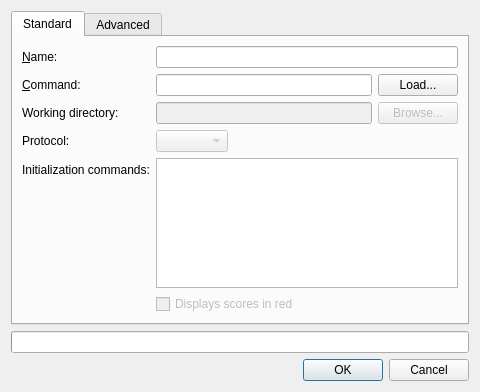
<?xml version="1.0" encoding="UTF-8"?>
<ui version="4.0">
 <class>EngineConfigurationDialog</class>
 <widget class="QDialog" name="EngineConfigurationDialog">
  <property name="geometry">
   <rect>
    <x>0</x>
    <y>0</y>
    <width>480</width>
    <height>392</height>
   </rect>
  </property>
  <property name="windowTitle">
   <string>Engine Configuration</string>
  </property>
  <layout class="QVBoxLayout" name="verticalLayout_3">
   <item>
    <widget class="QTabWidget" name="m_tabs">
     <property name="currentIndex">
      <number>0</number>
     </property>
     <widget class="QWidget" name="tab">
      <attribute name="title">
       <string>Standard</string>
      </attribute>
      <layout class="QFormLayout" name="formLayout">
       <property name="fieldGrowthPolicy">
        <enum>QFormLayout::ExpandingFieldsGrow</enum>
       </property>
       <item row="0" column="0">
        <widget class="QLabel" name="label">
         <property name="text">
          <string>&amp;Name:</string>
         </property>
         <property name="buddy">
          <cstring>m_nameEdit</cstring>
         </property>
        </widget>
       </item>
       <item row="0" column="1">
        <widget class="QLineEdit" name="m_nameEdit"/>
       </item>
       <item row="1" column="0">
        <widget class="QLabel" name="label_2">
         <property name="text">
          <string>&amp;Command:</string>
         </property>
         <property name="buddy">
          <cstring>m_commandEdit</cstring>
         </property>
        </widget>
       </item>
       <item row="1" column="1">
        <layout class="QHBoxLayout" name="horizontalLayout">
         <item>
          <widget class="QLineEdit" name="m_commandEdit"/>
         </item>
         <item>
          <widget class="QPushButton" name="m_browseCmdBtn">
           <property name="toolTip">
            <string>Load the engine file.</string>
           </property>
           <property name="text">
            <string>Load...</string>
           </property>
          </widget>
         </item>
        </layout>
       </item>
       <item row="2" column="0">
        <widget class="QLabel" name="label_4">
         <property name="text">
          <string>Working directory:</string>
         </property>
         <property name="buddy">
          <cstring>m_workingDirEdit</cstring>
         </property>
        </widget>
       </item>
       <item row="2" column="1">
        <layout class="QHBoxLayout" name="horizontalLayout_2">
         <item>
          <widget class="QLineEdit" name="m_workingDirEdit">
           <property name="enabled">
            <bool>false</bool>
           </property>
          </widget>
         </item>
         <item>
          <widget class="QPushButton" name="m_browseWorkingDirBtn">
           <property name="enabled">
            <bool>false</bool>
           </property>
           <property name="toolTip">
            <string>Browse working directory.</string>
           </property>
           <property name="text">
            <string>Browse...</string>
           </property>
          </widget>
         </item>
        </layout>
       </item>
       <item row="3" column="0">
        <widget class="QLabel" name="label_3">
         <property name="text">
          <string>Protocol:</string>
         </property>
         <property name="buddy">
          <cstring>m_protocolCombo</cstring>
         </property>
        </widget>
       </item>
       <item row="3" column="1">
        <widget class="QComboBox" name="m_protocolCombo">
         <property name="enabled">
          <bool>false</bool>
         </property>
        </widget>
       </item>
       <item row="4" column="0">
        <widget class="QLabel" name="label_5">
         <property name="text">
          <string>Initialization commands:</string>
         </property>
         <property name="buddy">
          <cstring>m_initStringEdit</cstring>
         </property>
        </widget>
       </item>
       <item row="4" column="1">
        <widget class="QPlainTextEdit" name="m_initStringEdit">
         <property name="lineWrapMode">
          <enum>QPlainTextEdit::NoWrap</enum>
         </property>
        </widget>
       </item>
       <item row="5" column="1">
        <widget class="QCheckBox" name="m_redPovCheck">
         <property name="enabled">
          <bool>false</bool>
         </property>
         <property name="toolTip">
          <string>This should be enabled for Xboard/Winboard engines that report scores from a red side.</string>
         </property>
         <property name="text">
          <string>Displays scores in red</string>
         </property>
        </widget>
       </item>
      </layout>
     </widget>
     <widget class="QWidget" name="tab_2">
      <attribute name="title">
       <string>Advanced</string>
      </attribute>
      <layout class="QVBoxLayout" name="verticalLayout">
       <item>
        <widget class="QTreeView" name="m_optionsView">
         <property name="alternatingRowColors">
          <bool>true</bool>
         </property>
         <property name="rootIsDecorated">
          <bool>false</bool>
         </property>
        </widget>
       </item>
       <item>
        <layout class="QHBoxLayout" name="horizontalLayout_3">
         <item>
          <spacer name="horizontalSpacer">
           <property name="orientation">
            <enum>Qt::Horizontal</enum>
           </property>
           <property name="sizeHint" stdset="0">
            <size>
             <width>40</width>
             <height>20</height>
            </size>
           </property>
          </spacer>
         </item>
         <item>
          <widget class="QPushButton" name="m_restoreBtn">
           <property name="enabled">
            <bool>false</bool>
           </property>
           <property name="toolTip">
            <string>Restore default values for each option.</string>
           </property>
           <property name="text">
            <string>Load defaults</string>
           </property>
          </widget>
         </item>
         <item>
          <widget class="QPushButton" name="m_detectBtn">
           <property name="toolTip">
            <string>Redetect engine options and support features.</string>
           </property>
           <property name="text">
            <string>Redetect</string>
           </property>
          </widget>
         </item>
        </layout>
       </item>
      </layout>
     </widget>
    </widget>
   </item>
   <item>
    <widget class="QProgressBar" name="m_progressBar">
     <property name="enabled">
      <bool>true</bool>
     </property>
     <property name="maximum">
      <number>1</number>
     </property>
     <property name="value">
      <number>0</number>
     </property>
     <property name="textVisible">
      <bool>false</bool>
     </property>
    </widget>
   </item>
   <item>
    <widget class="QDialogButtonBox" name="m_buttonBox">
     <property name="toolTip">
      <string>Redetect engine options and support.</string>
     </property>
     <property name="orientation">
      <enum>Qt::Horizontal</enum>
     </property>
     <property name="standardButtons">
      <set>QDialogButtonBox::Cancel|QDialogButtonBox::Ok</set>
     </property>
    </widget>
   </item>
  </layout>
 </widget>
 <resources/>
 <connections>
  <connection>
   <sender>m_buttonBox</sender>
   <signal>rejected()</signal>
   <receiver>EngineConfigurationDialog</receiver>
   <slot>reject()</slot>
   <hints>
    <hint type="sourcelabel">
     <x>336</x>
     <y>222</y>
    </hint>
    <hint type="destinationlabel">
     <x>286</x>
     <y>196</y>
    </hint>
   </hints>
  </connection>
 </connections>
</ui>
